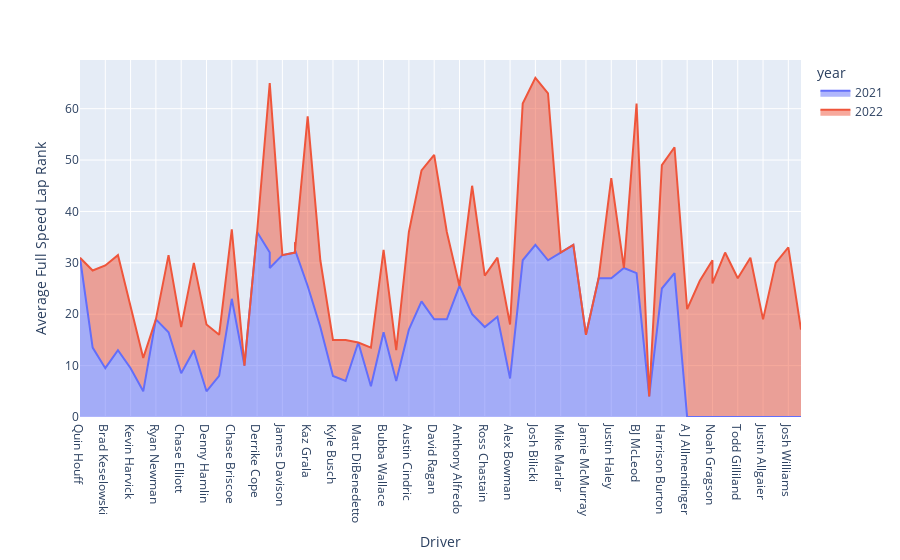

Write notebook code for a chart like this one.
### Code cell
px.area(df_combined,x='Driver',y='Average Full Speed Lap Rank',color='year')

### Figure 1 — Plotly figure (JSON) as saved in the notebook; plotly's stock layout.template omitted (floating-point values rounded to 4 significant figures)
{"data": [{"fillpattern": {"shape": ""}, "hovertemplate": "year=2021<br>Driver=%{x}<br>Average Full Speed Lap Rank=%{y}<extra></extra>", "legendgroup": "2021", "line": {"color": "#636efa"}, "marker": {"symbol": "circle"}, "mode": "lines", "name": "2021", "orientation": "v", "showlegend": true, "stackgroup": "1", "type": "scatter", "x": ["Quin Houff", "Kurt Busch", "Brad Keselowski", "Austin Dillon", "Kevin Harvick", "Kyle Larson", "Ryan Newman", "Tyler Reddick", "Chase Elliott", "Aric Almirola", "Denny Hamlin", "Ryan Blaney", "Chase Briscoe", "Chris Windom", "Derrike Cope", "JJ Yeley", "James Davison", "Joey Gase", "Kaz Grala", "Chris Buescher", "Kyle Busch", "Christopher Bell", "Matt DiBenedetto", "Joey Logano", "Bubba Wallace", "William Byron", "Joey Gase", "Austin Cindric", "Michael McDowell", "David Ragan", "Ryan Preece", "Anthony Alfredo", "Cole Custer", "Ross Chastain", "Erik Jones", "Alex Bowman", "Cody Ware", "Josh Bilicki", "Garrett Smithley", "JJ Yeley", "Joey Gase", "Mike Marlar", "Timmy Hill", "Jamie McMurray", "Josh Berry", "Justin Haley", "Stewart Friesen", "BJ McLeod", "Shane Golobic", "Harrison Burton", "Ty Dillon"], "xaxis": "x", "y": [31, 13.5, 9.5, 13, 9.5, 5, 19, 16.5, 8.5, 13, 5, 8, 23, 10, 36, 32, 31.5, 32, 25.5, 17.5, 8, 7, 14.5, 6, 16.5, 7, 34, 17, 22.5, 19, 19, 25.5, 20, 17.5, 19.5, 7.5, 30.5, 33.5, 30.5, 29, 32.5, 32, 33.5, 16, 27, 27, 29, 28, 4, 25, 28], "yaxis": "y"}, {"fillpattern": {"shape": ""}, "hovertemplate": "year=2022<br>Driver=%{x}<br>Average Full Speed Lap Rank=%{y}<extra></extra>", "legendgroup": "2022", "line": {"color": "#EF553B"}, "marker": {"symbol": "circle"}, "mode": "lines", "name": "2022", "orientation": "v", "showlegend": true, "stackgroup": "1", "type": "scatter", "x": ["Ross Chastain", "Austin Cindric", "Austin Dillon", "Kevin Harvick", "Kyle Larson", "Brad Keselowski", "Tyler Reddick", "Chase Elliott", "Aric Almirola", "Denny Hamlin", "Ryan Blaney", "Chase Briscoe", "David Ragan", "Garrett Smithley", "JJ Yeley", "Ryan Preece", "AJ Allmendinger", "Daniel Hemric", "Noah Gragson", "Chris Buescher", "Kyle Busch", "Christopher Bell", "Harrison Burton", "Joey Logano", "Bubba Wallace", "William Byron", "Jacques Villeneuve", "Justin Haley", "Michael McDowell", "Todd Gilliland", "Cole Custer", "Ty Dillon", "Erik Jones", "Greg Biffle", "Kurt Busch", "Alex Bowman", "Kaz Grala", "Cody Ware", "JJ Yeley", "Noah Gragson", "Josh Bilicki", "Justin Allgaier", "Landon Cassill", "BJ McLeod", "Josh Williams", "Daniel Suárez"], "xaxis": "x", "y": [10, 19, 18.5, 12, 6.5, 20, 15, 9, 17, 13, 8, 13.5, 32, 32.5, 31.5, 17, 21, 26.5, 30.5, 13, 7, 8, 24, 7.5, 16, 6, 32, 19.5, 25.5, 27, 25, 24.5, 11.5, 31, 15, 10.5, 33, 30.5, 36, 26, 32.5, 19, 30, 33, 33, 17], "yaxis": "y"}], "layout": {"legend": {"title": {"text": "year"}, "tracegroupgap": 0}, "margin": {"t": 60}, "xaxis": {"anchor": "y", "domain": [0, 1], "title": {"text": "Driver"}}, "yaxis": {"anchor": "x", "domain": [0, 1], "title": {"text": "Average Full Speed Lap Rank"}}}}
